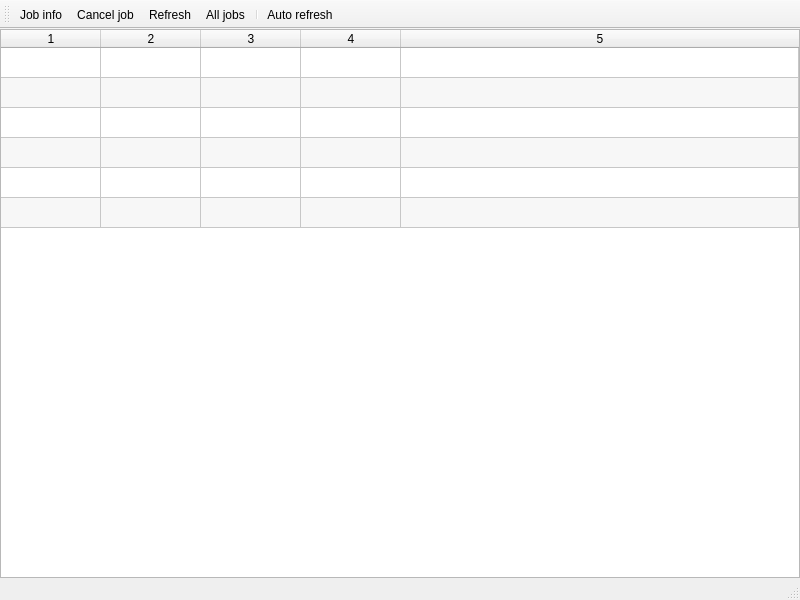
<?xml version="1.0" encoding="UTF-8"?>
<ui version="4.0">
 <class>MainWindow</class>
 <widget class="QMainWindow" name="MainWindow">
  <property name="geometry">
   <rect>
    <x>0</x>
    <y>0</y>
    <width>800</width>
    <height>600</height>
   </rect>
  </property>
  <property name="windowTitle">
   <string>SLURM Job monitor</string>
  </property>
  <widget class="QWidget" name="centralwidget">
   <layout class="QVBoxLayout" name="verticalLayout">
    <property name="spacing">
     <number>0</number>
    </property>
    <property name="leftMargin">
     <number>0</number>
    </property>
    <property name="topMargin">
     <number>0</number>
    </property>
    <property name="rightMargin">
     <number>0</number>
    </property>
    <property name="bottomMargin">
     <number>0</number>
    </property>
    <item>
     <widget class="QTableWidget" name="session_table">
      <property name="frameShape">
       <enum>QFrame::StyledPanel</enum>
      </property>
      <property name="editTriggers">
       <set>QAbstractItemView::NoEditTriggers</set>
      </property>
      <property name="alternatingRowColors">
       <bool>true</bool>
      </property>
      <property name="selectionBehavior">
       <enum>QAbstractItemView::SelectRows</enum>
      </property>
      <property name="showGrid">
       <bool>true</bool>
      </property>
      <property name="sortingEnabled">
       <bool>true</bool>
      </property>
      <property name="rowCount">
       <number>6</number>
      </property>
      <property name="columnCount">
       <number>5</number>
      </property>
      <attribute name="horizontalHeaderStretchLastSection">
       <bool>true</bool>
      </attribute>
      <attribute name="verticalHeaderVisible">
       <bool>false</bool>
      </attribute>
      <row/>
      <row/>
      <row/>
      <row/>
      <row/>
      <row/>
      <column/>
      <column/>
      <column/>
      <column/>
      <column/>
     </widget>
    </item>
   </layout>
  </widget>
  <widget class="QMenuBar" name="menubar">
   <property name="geometry">
    <rect>
     <x>0</x>
     <y>0</y>
     <width>800</width>
     <height>22</height>
    </rect>
   </property>
  </widget>
  <widget class="QStatusBar" name="statusbar"/>
  <widget class="QToolBar" name="toolBar">
   <property name="windowTitle">
    <string>toolBar</string>
   </property>
   <property name="toolButtonStyle">
    <enum>Qt::ToolButtonTextUnderIcon</enum>
   </property>
   <attribute name="toolBarArea">
    <enum>TopToolBarArea</enum>
   </attribute>
   <attribute name="toolBarBreak">
    <bool>false</bool>
   </attribute>
   <addaction name="action_job_info"/>
   <addaction name="action_cancel_job"/>
   <addaction name="action_refresh"/>
   <addaction name="action_show_all_jobs"/>
   <addaction name="separator"/>
   <addaction name="action_auto_refresh"/>
  </widget>
  <action name="action_job_info">
   <property name="icon">
    <iconset theme="document-open"/>
   </property>
   <property name="text">
    <string>Job info</string>
   </property>
  </action>
  <action name="action_cancel_job">
   <property name="icon">
    <iconset theme="process-stop"/>
   </property>
   <property name="text">
    <string>Cancel job</string>
   </property>
  </action>
  <action name="action_refresh">
   <property name="icon">
    <iconset theme="view-refresh"/>
   </property>
   <property name="text">
    <string>Refresh</string>
   </property>
  </action>
  <action name="action_show_all_jobs">
   <property name="checkable">
    <bool>true</bool>
   </property>
   <property name="icon">
    <iconset theme="edit-find"/>
   </property>
   <property name="text">
    <string>All jobs</string>
   </property>
  </action>
  <action name="action_auto_refresh">
   <property name="checkable">
    <bool>true</bool>
   </property>
   <property name="icon">
    <iconset theme="media-playlist-repeat"/>
   </property>
   <property name="text">
    <string>Auto refresh</string>
   </property>
  </action>
 </widget>
 <resources/>
 <connections/>
</ui>
